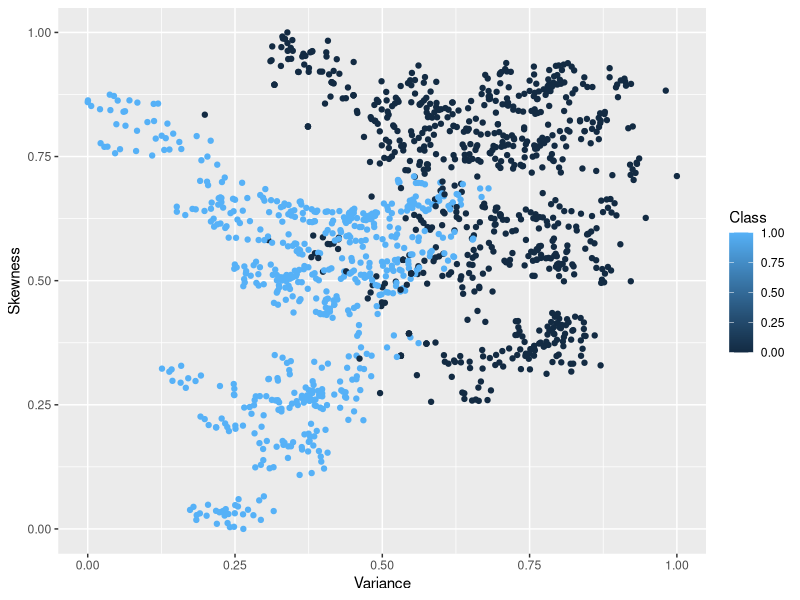
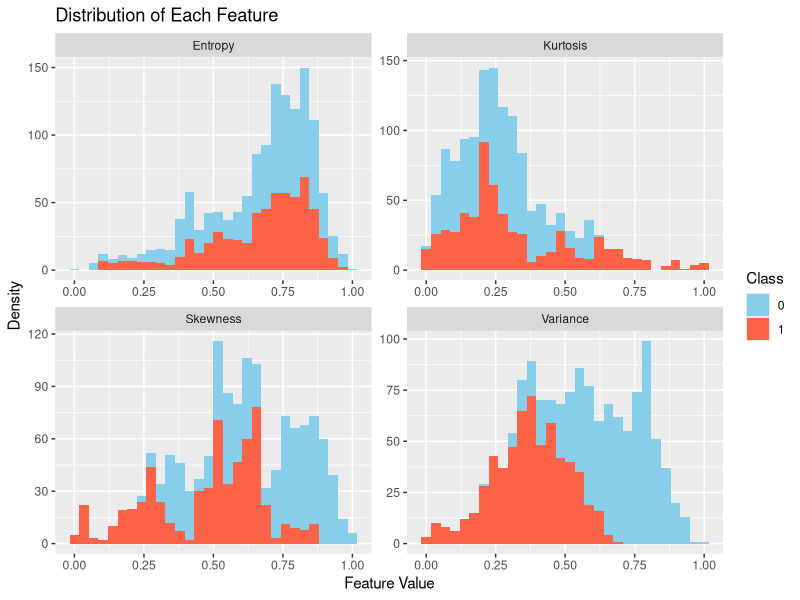
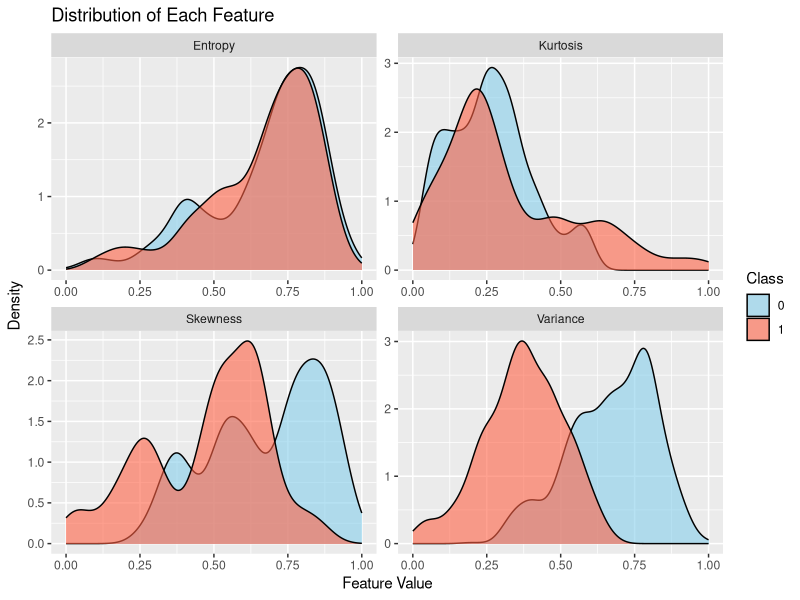

Source code (R) for these figures, in order:
library(tidyverse)
library(ggplot2)
library(GGally)

# ---------- Functions -------------

plot_distributions <- function(data) {
  # Convert Class to factor for proper coloring
  data <- data %>% mutate(Class = factor(Class))
  
  # Reshape data to long format for facet plotting
  data_long <- data %>%
    pivot_longer(cols = -Class, names_to = "Feature",  values_to = "Value")
  
  # Create density plots for each feature
  ggplot(data_long, aes(x = Value, fill = Class)) +
    geom_histogram() +
    facet_wrap(~Feature, scales = "free") +
    labs(title = "Distribution of Each Feature",
         x = "Feature Value",
         y = "Density",
         fill = "Class") +
    scale_fill_manual(values = c("skyblue", "tomato")) 
}
plot_densities <- function(data) {
  # Convert Class to factor for proper coloring
  data <- data %>% mutate(Class = factor(Class))
  
  # Reshape data to long format for facet plotting
  data_long <- data %>%
    pivot_longer(cols = -Class, names_to = "Feature",  values_to = "Value")
  
  # Create density plots for each feature
  ggplot(data_long, aes(x = Value, fill = Class)) +
    geom_density(alpha = 0.6) +
    facet_wrap(~Feature, scales = "free") +
    labs(title = "Distribution of Each Feature",
         x = "Feature Value",
         y = "Density",
         fill = "Class") +
    scale_fill_manual(values = c("skyblue", "tomato")) 
}


scale_min_max <- function(data) {
  # Apply Min-Max scaling only to numeric columns
  data_scaled <- data
  numeric_columns <- sapply(data, is.numeric)  # Identify numeric columns
  
  # Apply scaling to numeric columns
  data_scaled[numeric_columns] <- lapply(data[numeric_columns], function(x) {
    (x - min(x)) / (max(x) - min(x))
  })
  
  return(data_scaled)
}


# -------------- Importing Dataset----------
dataset <- read.csv("bank_note_forgery.csv")

# --------- Shuffle Rows-------------
dataset <- dataset[sample(nrow(dataset)), ]



# --------- Check Missing and Duplicates -------------

missing_values <- sapply(dataset, function(x) sum(is.na(x)))
missing_summary <- data.frame(Feature = names(missing_values), MissingValues = missing_values)
missing_summary <- missing_summary[missing_summary$MissingValues > 0, ]  # Only show features with missing values

# Check for duplicates in the dataset
duplicate_rows <- duplicated(dataset)  # Logical vector indicating duplicated rows
duplicate_count <- sum(duplicate_rows)

# Output results
if (nrow(missing_summary) > 0) {
  cat("Missing Values Summary:\n")
  print(missing_summary)
} else {
  cat("No missing values found.\n")
}

if (duplicate_count > 0) {
  cat("\nDuplicates found: ", duplicate_count, "duplicate rows.\n")
} else {
  cat("\nNo duplicates found.\n")
}

# ---------------- Scaling Values------------
# plot_densities(dataset)

dataset <- scale_min_max(dataset)

# ---------------- Selecting Inputs and Outputs-----------

inputs <- dataset %>% 
            select(-Class)

outputs <- dataset %>% 
            select(Class)



ggplot(dataset) +
  geom_point(aes(x = Variance, y = Skewness, color = Class))
# ------------- Outliers Check --------------------
outlier_summary <- data.frame(feature = character(), 
                              outlier_count = numeric(), 
                              stringsAsFactors = FALSE)

for(col in names(dataset)[!names(dataset) %in% "class"]) {
  Q1 <- quantile(dataset[[col]], 0.25)
  Q3 <- quantile(dataset[[col]], 0.75)
  IQR <- Q3 - Q1
  lower_bound <- Q1 - 1.5 * IQR
  upper_bound <- Q3 + 1.5 * IQR
  
  outlier_count <- sum(dataset[[col]] < lower_bound | dataset[[col]] > upper_bound)
  outlier_summary <- rbind(outlier_summary, 
                           data.frame(feature = col, 
                                      outlier_count = outlier_count))
}

print("Outlier summary:")
print(outlier_summary)

# Get summary statistics
summary_stats <- summary(dataset)
print("Summary statistics:")
print(summary_stats)




# Run the function
plot_distributions(dataset)
plot_densities(dataset)

write.csv(dataset, file = "preprocess_bank_note_forgery.csv", row.names = FALSE)



